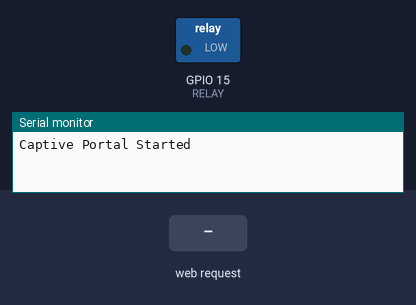
Simulated run of this sketch. Board: ESP8266 (NodeMCU). On the bench: switched loads named in the sketch (green lamp = pin HIGH), the last lines printed to the serial monitor. Inputs (shaded band) come from the test bench.

Above: at 1.2 s.
1.3 s: HTTP request GET /turnOn received
At 2.4 s:
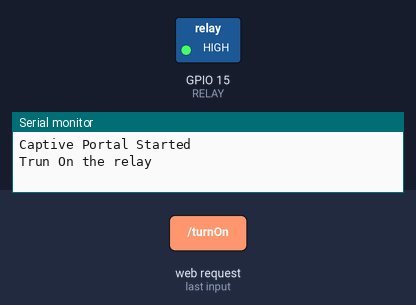
2.8 s: HTTP request GET /turnOff received
At 3.5 s:
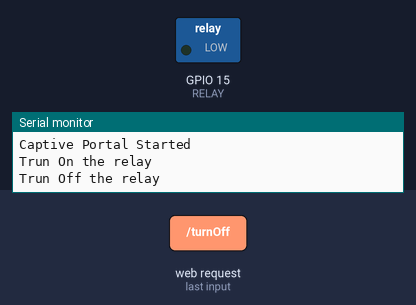
Timing chart, 0 to 5.8 s (numbered marks = the images above; inputs shaded):
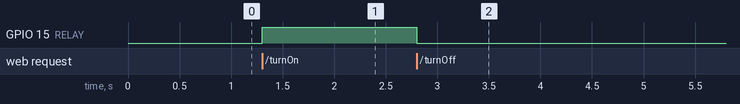

Measured:
- after the input at 1.3 s, GPIO 15 (RELAY): LOW → HIGH at once
- after the input at 2.8 s, GPIO 15 (RELAY): HIGH → LOW at once

The sketch:

CaptivePortalRelay.ino
```cpp
#include <ESP8266WiFi.h>
#include <DNSServer.h>
#include <ESP8266WebServer.h>

const byte DNS_PORT = 53;
IPAddress apIP(192, 168, 1, 1);
DNSServer dnsServer;
ESP8266WebServer webServer(80);

#define RELAY 15

String responseHTML = ""
    "<!DOCTYPE html><html><head><title>CaptivePortal</title></head><body><center>"
    "<p>Captive Sample Server App</p>"
    "<button id='button1' style='width:160px;height:60px'><font size='20'>On</font></button>"
    "<button id='button2' style='width:160px;height:60px'><font size='20'>Off</font></button>"
    "<script>var xhttp=new XMLHttpRequest();"
    "  button1.onclick=function(e) {"
    "    xhttp.open('GET', 'http://192.168.1.1/turnOn', false);"
    "    xhttp.send(''); };"
    "  button2.onclick=function(e) {"
    "    xhttp.open('GET', 'http://192.168.1.1/turnOff', false);"
    "    xhttp.send(''); };"
    "</script><p>This is a captive portal example</p></center></body></html>";

void setup() {
    Serial.begin(115200);
    WiFi.mode(WIFI_AP);
    WiFi.softAPConfig(apIP, apIP, IPAddress(255, 255, 255, 0));
    WiFi.softAP("JSRELAY");
    pinMode(RELAY, OUTPUT);

    // if started with "*" for domain name, it will reply with provided IP to all DNS request
    dnsServer.start(DNS_PORT, "*", apIP);

    webServer.on("/turnOn", turnOn);
    webServer.on("/turnOff", turnOff);

    // replay to all requests with same HTML
    webServer.onNotFound([]() {
        webServer.send(200, "text/html", responseHTML);
    });
    webServer.begin();
    Serial.println("Captive Portal Started");
}

void loop() {
    dnsServer.processNextRequest();
    webServer.handleClient();
}

void turnOn(){
    Serial.println("Trun On the relay");
    digitalWrite(RELAY, HIGH);
    webServer.send(200, "text/plain", "OK"); // 안쓰면 esp8266이 죽을거임
    // 클로즈를 안해주면
}

void turnOff(){
    Serial.println("Trun Off the relay");
    digitalWrite(RELAY, LOW);
    webServer.send(200, "text/plain", "OK");
}
```
